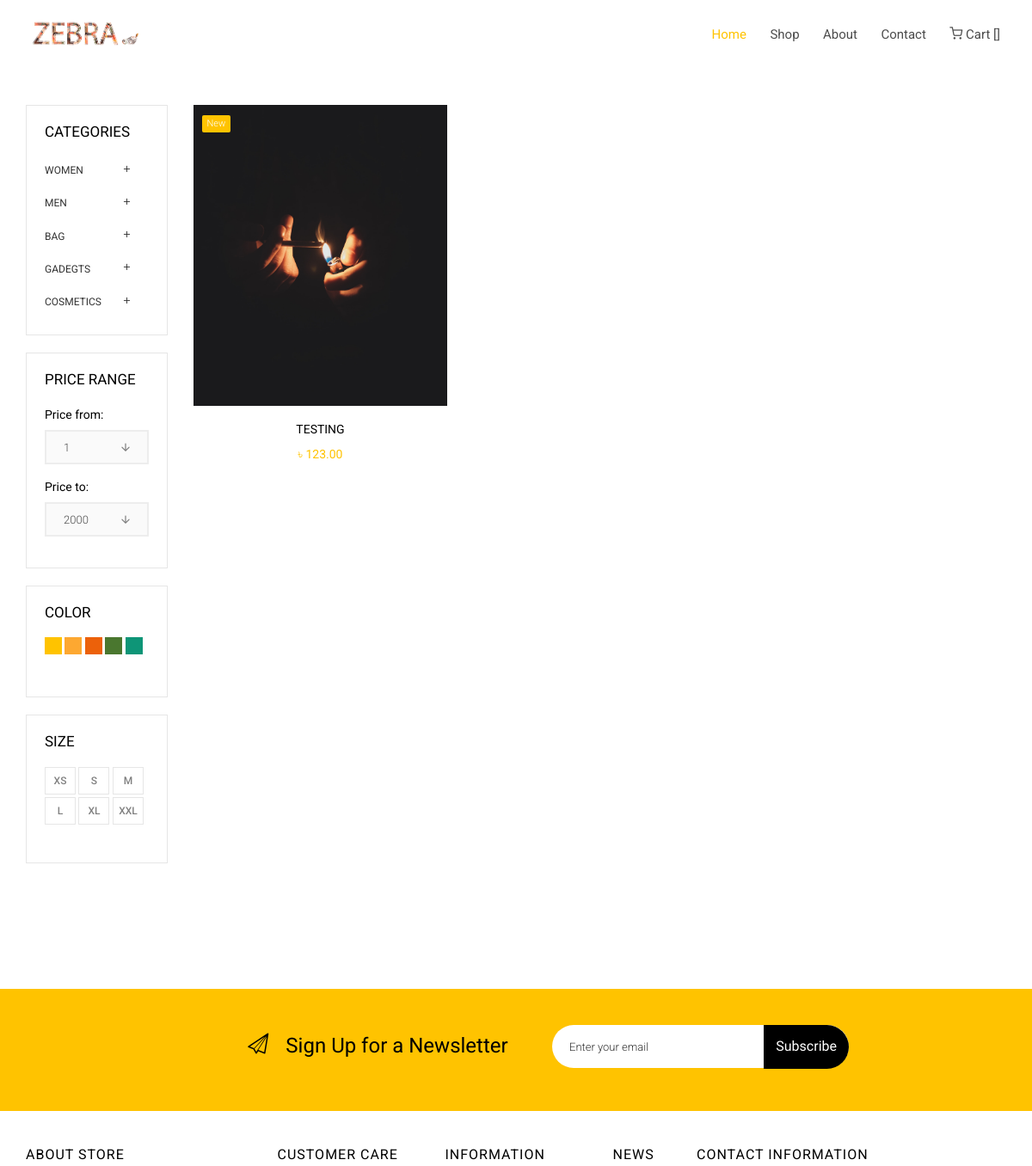
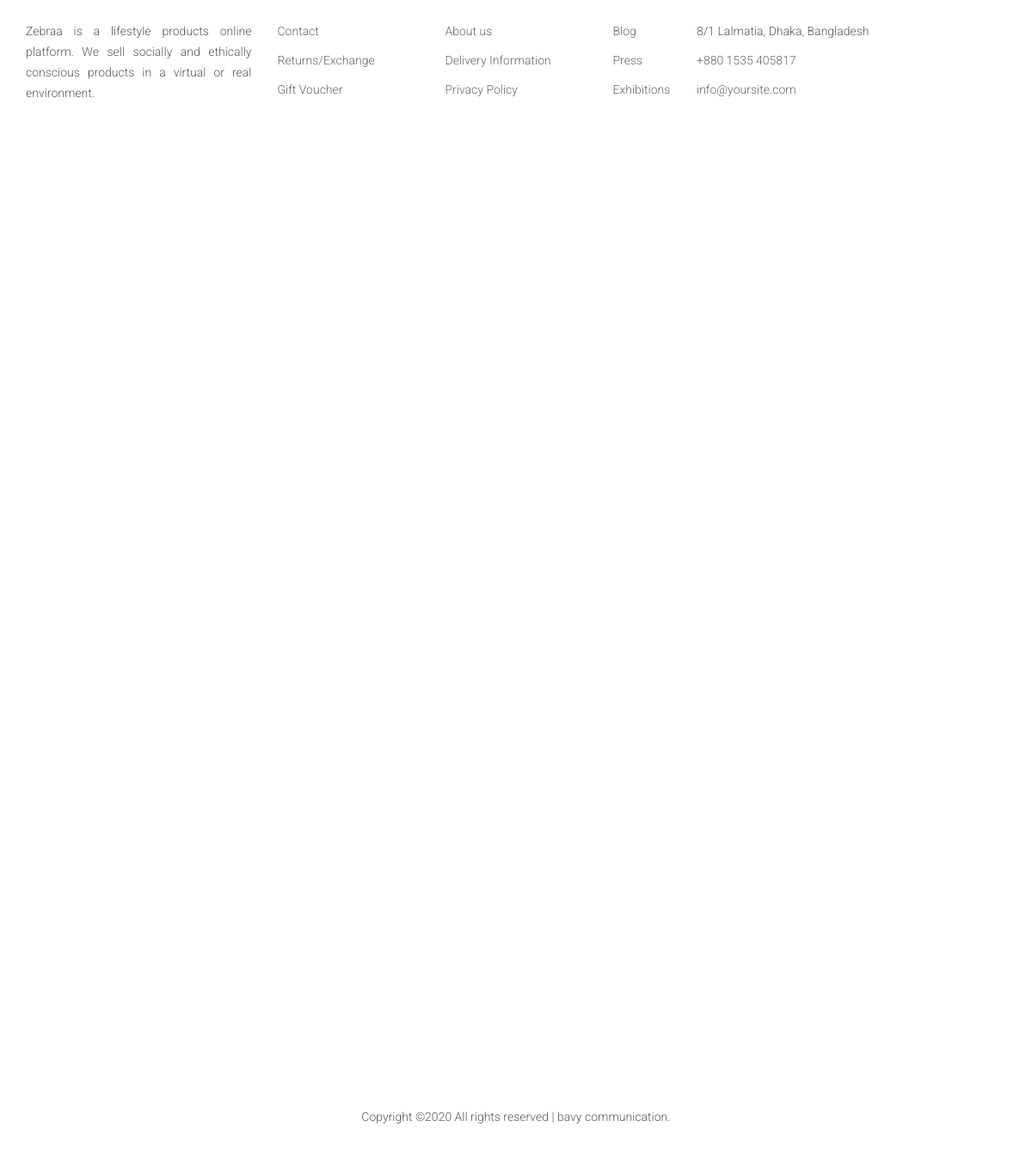
Screenshot of /women/ with the database file from the repository (2 pictures, top to bottom).
### Products/models.py (models this page shows, shortened)
class Product(models.Model):
    name = models.CharField(max_length=100)
    price = models.DecimalField(max_digits=20, decimal_places=2)
    color = models.ForeignKey(Color, on_delete=models.CASCADE)
    size = models.IntegerField()
    category = models.ForeignKey(Category, on_delete=models.CASCADE, null=True, blank=True)
    short_description = models.TextField()
    full_description = models.TextField()
    manufacturer = models.TextField()
    picture = models.ImageField(default='products/default.jpg', upload_to='products')
    posted_date = models.DateTimeField(default=timezone.now)

### CombinedElements/models.py (models this page shows)
class Category(models.Model):
    name = models.CharField(max_length=50)
    image = models.ImageField(default='', upload_to='category')
    posted_date = models.DateTimeField(default=timezone.now)
    def __str__(self):
        return self.name

### CombinedElements/views.py (the view)
# urls.py: path('<str:name>/', CategoryWiseProductListView.as_view(), name='category-wise-products'),
class CategoryWiseProductListView(ListView):
    model = Product
    template_name = 'category/category-wise-list.html'
    context_object_name = 'category_wise_product_view'
    ordering = ['-posted_date']
    paginate_by = 10
    def get_queryset(self):
        self.category = get_object_or_404(Category, name=self.kwargs['name'])
        return Product.objects.filter(category=self.category).order_by('-posted_date')
    def get_context_data(self, **kwargs):
        context = super(CategoryWiseProductListView, self).get_context_data(**kwargs)
        context['categories'] = Category.objects.all()
        return context

### templates/category/category-wise-list.html (shortened to what this page needs)
{% extends 'layouts/base.html' %}
{% load static %}
{% block contents %}
        <br><br>
        <div class="colorlib-shop">
			<div class="container">
				<div class="row">
					<div class="col-md-10 col-md-push-2">
						<div class="row row-pb-lg">
                            {% for product in category_wise_product_view %}
							<div class="col-md-4 text-center">
								<div class="product-entry">
									<div class="product-img" style="background-image: url({{ product.picture.url }});">
										<p class="tag"><span class="new">New</span></p>
									</div>
									<div class="desc">
										<h3><a href="{% url 'product-details' product.category product.id %}">{{ product.name }}</a></h3>
										<p class="price"><span>৳ {{ product.price }}</span></p>
									</div>
								</div>
							</div>
                            {% endfor %}
						</div>
						<div class="row">
							<div class="col-md-12">
							</div>
						</div>
					</div>
					<div class="col-md-2 col-md-pull-10">
						<div class="sidebar">
							<div class="side">
								<h2>Categories</h2>
								<div class="fancy-collapse-panel">
			                  <div class="panel-group" id="accordion" role="tablist" aria-multiselectable="true">
	                            {% for category in categories %}
			                     <div class="panel panel-default">
			                         <div class="panel-heading" role="tab" id="headingTwo">
			                             <h4 class="panel-title">
			                                 <a class="collapsed"  data-parent="#accordion" href="{% url 'category-wise-products' category.name %}" aria-expanded="false" aria-controls="collapseTwo">
                                                 {{ category.name }}
			                                 </a>
			                             </h4>
			                         </div>
			                     </div>
                                  {% endfor %}
			                  </div>
			               </div>
							</div>
							<div class="side">
								<h2>Price Range</h2>
								<form method="post" class="colorlib-form-2">
				              	<div class="row">
				                <div class="col-md-12">
				                  <div class="form-group">
				                    <label for="guests">Price from:</label>
				                    <div class="form-field">
				                      <i class="icon icon-arrow-down3"></i>
				                      <select name="people" id="people" class="form-control">
				                        <option value="#">1</option>
				                      </select>
				                    </div>
				                  </div>
				                </div>
				                <div class="col-md-12">
				                  <div class="form-group">
				                    <label for="guests">Price to:</label>
				                    <div class="form-field">
				                      <i class="icon icon-arrow-down3"></i>
				                      <select name="people" id="people" class="form-control">
				                        <option value="#">2000</option>
				                      </select>
				                    </div>
				                  </div>
				                </div>
				              </div>
				            </form>
							</div>
							<div class="side">
								<h2>Color</h2>
								<div class="color-wrap">
									<p class="color-desc">
										<a href="#" class="color color-1"></a>
										<a href="#" class="color color-2"></a>
										<a href="#" class="color color-3"></a>
										<a href="#" class="color color-4"></a>
										<a href="#" class="color color-5"></a>
									</p>
								</div>
							</div>
							<div class="side">
								<h2>Size</h2>
								<div class="size-wrap">
									<p class="size-desc">
										<a href="#" class="size size-1">xs</a>
										<a href="#" class="size size-2">s</a>
										<a href="#" class="size size-3">m</a>
										<a href="#" class="size size-4">l</a>
										<a href="#" class="size size-5">xl</a>
										<a href="#" class="size size-5">xxl</a>
									</p>
								</div>
							</div>
						</div>
					</div>
				</div>
			</div>
		</div>
{% endblock %}

### static/css/icomoon.css (style rules this page uses)
[class^="icon-"], [class*=" icon-"] { font-family: 'icomoon' !important; speak: none; font-style: normal; font-weight: normal; font-variant: normal; text-transform: none; line-height: 1; -webkit-font-smoothing: antialiased; -moz-osx-font-smoothing: grayscale; }
.icon-arrow-down3:before { content: "\e90b"; }

### rows the page displays
Product: picture (picture), name "TESTING", price "123.00"
Category: name "WOMEN"
Category: name "MEN"
Category: name "BAG"
Category: name "GADEGTS"
Category: name "COSMETICS"
